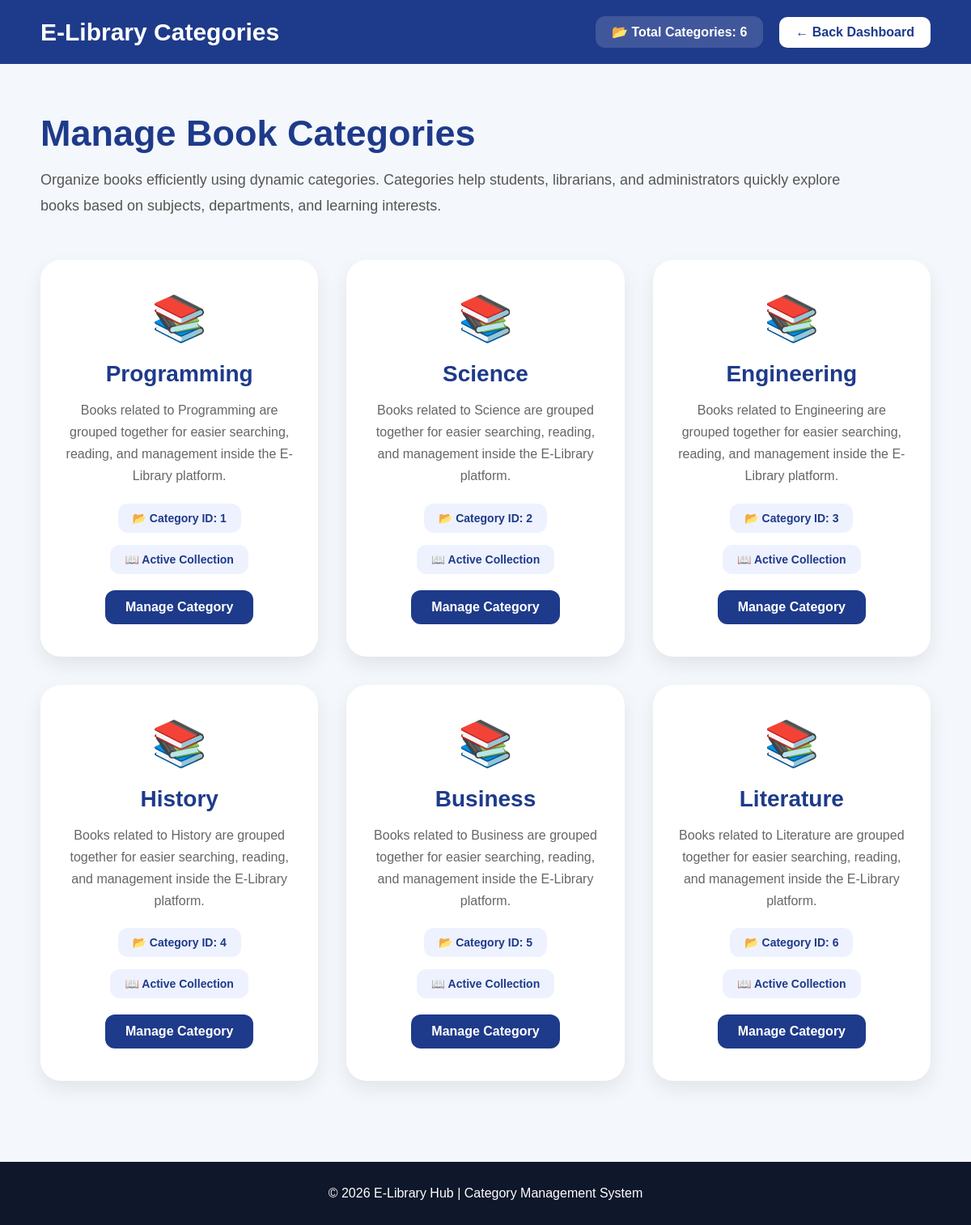
The app's page /manage-categories/ with its own data.
### library/models.py (models this page shows, shortened)
class Category(models.Model):
    name = models.CharField(max_length=100)

### library/views.py (the view)
# urls.py: path('manage-categories/', views.manage_categories, name='manage_categories'),
def manage_categories(request):
    categories = Category.objects.all()
    context = {
        'categories': categories
    }
    return render(
        request,
        'library/manage_categories.html',
        context
    )

### library/templates/library/manage_categories.html (shortened to what this page needs)
<!DOCTYPE html>
<html lang="en">
<head>
</head>
<body>
<nav>
<div class="logo">
E-Library Categories
</div>
<div class="nav-right">
<div class="stat-box">
📂 Total Categories: {{ categories|length }}
</div>
<a href="{% url 'dashboard' %}" class="back-btn">
← Back Dashboard
</a>
</div>
</nav>
<section class="header">
<h1>Manage Book Categories</h1>
<p>
Organize books efficiently using dynamic categories. Categories help students,
librarians, and administrators quickly explore books based on subjects,
departments, and learning interests.
</p>
</section>
<section class="categories-section">
{% if categories %}
<div class="categories-grid">
{% for category in categories %}
<div class="category-card">
<div class="category-icon">
📚
</div>
<h2>{{ category.name }}</h2>
<p>
Books related to {{ category.name }} are grouped together for easier
searching, reading, and management inside the E-Library platform.
</p>
<div class="details">
<div class="detail-box">
📂 Category ID: {{ category.id }}
</div>
<div class="detail-box">
📖 Active Collection
</div>
</div>
<a href="{% url 'edit_category' category.id %}"
   class="view-btn">
Manage Category
</a>
</div>
{% endfor %}
</div>
{% endif %}
</section>
<footer>
© 2026 E-Library Hub | Category Management System
</footer>
</body>
</html>

### library/templates/library/manage_categories.html (style rules this page uses)
* { margin:0; padding:0; box-sizing:border-box; font-family:Arial,sans-serif; }
body { background:#f4f7fb; }
nav { background:#1e3a8a; padding:20px 50px; display:flex; justify-content:space-between; align-items:center; color:white; position:sticky; top:0; z-index:1000; }
.logo { font-size:30px; font-weight:bold; }
.nav-right { display:flex; align-items:center; gap:20px; }
.stat-box { background:rgba(255,255,255,0.15); padding:10px 20px; border-radius:12px; font-weight:bold; }
.back-btn { background:white; color:#1e3a8a; padding:10px 20px; border-radius:10px; text-decoration:none; font-weight:bold; transition:0.3s; }
.header { padding:60px 50px 30px; }
.header h1 { font-size:45px; color:#1e3a8a; margin-bottom:15px; }
.header p { font-size:18px; line-height:1.8; color:#555; max-width:1000px; }
.categories-section { padding:20px 50px 60px; }
.categories-grid { display:grid; grid-template-columns:repeat(auto-fit,minmax(280px,1fr)); gap:35px; }
.category-card { background:white; padding:40px 30px; border-radius:25px; box-shadow:0 10px 25px rgba(0,0,0,0.08); transition:0.4s; text-align:center; position:relative; overflow:hidden; }
.category-icon { font-size:55px; margin-bottom:20px; }
.category-card h2 { color:#1e3a8a; margin-bottom:15px; font-size:28px; }
.category-card p { line-height:1.7; color:#666; margin-bottom:20px; }
.details { display:flex; justify-content:center; gap:15px; flex-wrap:wrap; margin-bottom:20px; }
.detail-box { background:#eef2ff; padding:10px 18px; border-radius:12px; font-size:14px; font-weight:bold; color:#1e3a8a; }
.view-btn { display:inline-block; padding:12px 25px; background:#1e3a8a; color:white; text-decoration:none; border-radius:12px; font-weight:bold; transition:0.3s; }
footer { background:#0f172a; color:white; padding:30px; text-align:center; margin-top:40px; }

### records on screen
Category: name "Programming", id "1"
Category: name "Science", id "2"
Category: name "Engineering", id "3"
Category: name "History", id "4"
Category: name "Business", id "5"
Category: name "Literature", id "6"

### other values on screen
{{ categories|length }} "6"
